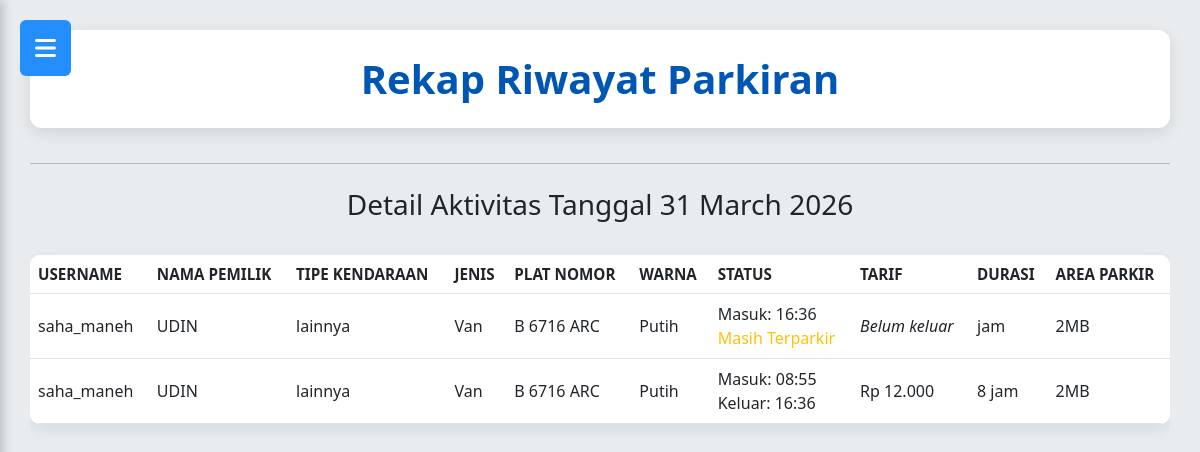
Page /rekap_transaksi_parkir.php (signed in) on the committed database.
### tables this page shows
CREATE TABLE `tb_transaksi` (
  `id_parkir` int(11) NOT NULL,
  `id_kendaraan` int(11) DEFAULT NULL,
  `plat_nomor` varchar(20) DEFAULT NULL,
  `plat_nomor_tamu` varchar(15) DEFAULT NULL,
  `waktu_masuk` datetime NOT NULL,
  `waktu_keluar` datetime DEFAULT NULL,
  `id_tarif` int(11) DEFAULT NULL,
  `durasi_jam` int(5) NOT NULL,
  `biaya_total` decimal(10,0) NOT NULL,
  `status` enum('masuk','keluar') NOT NULL,
  `id_user` int(11) DEFAULT NULL,
  `id_area` int(11) DEFAULT NULL,
  `jenis_transaksi` enum('user','tamu') NOT NULL DEFAULT 'user'
);

CREATE TABLE `tb_user` (
  `id_user` int(11) NOT NULL,
  `nama_lengkap` varchar(50) NOT NULL,
  `username` varchar(50) NOT NULL,
  `password` varchar(100) NOT NULL,
  `role` enum('admin','petugas','owner') NOT NULL,
  `status_aktif` tinyint(1) NOT NULL
);

CREATE TABLE `tb_kendaraan` (
  `id_kendaraan` int(11) NOT NULL,
  `plat_nomor` varchar(15) NOT NULL,
  `tipe_kendaraan` enum('motor','mobil','lainnya') NOT NULL,
  `jenis_kendaraan` varchar(20) NOT NULL,
  `warna` varchar(20) NOT NULL,
  `pemilik` varchar(100) NOT NULL,
  `id_user` int(11) NOT NULL
);

CREATE TABLE `tb_area_parkir` (
  `id_area` int(11) NOT NULL,
  `nama_area` varchar(50) NOT NULL,
  `tipe_kendaraan` enum('motor','mobil','lainnya') NOT NULL,
  `kapasitas` int(5) NOT NULL,
  `terisi` int(5) NOT NULL,
  `status_area_parkir` enum('penuh','tempat kosong masih tersedia','ditutup') NOT NULL
);

### rekap_transaksi_parkir.php (the view, shortened to what this page needs)
<?php
include 'koneksi_parkir.php';
$id_user = $_SESSION['id_user'];
$whereDate = "";
$params    = [$id_user];
$types     = "i";
$sql = "
SELECT
    t.id_parkir,
    t.waktu_masuk,
    t.waktu_keluar,
    t.durasi_jam,
    t.biaya_total,
    t.status,
    k.plat_nomor,
    k.tipe_kendaraan,
    k.jenis_kendaraan,
    k.warna,
    k.pemilik,
    a.nama_area,
    u.username
FROM tb_transaksi t
JOIN tb_kendaraan k ON t.id_kendaraan = k.id_kendaraan
JOIN tb_area_parkir a ON t.id_area = a.id_area
JOIN tb_user u ON t.id_user = u.id_user
WHERE t.id_user = ?
$whereDate
ORDER BY t.waktu_masuk DESC
";
$stmt = $conn->prepare($sql);
$stmt->bind_param($types, ...$params);
$stmt->execute();
$result = $stmt->get_result();
$rekap_per_tanggal = [];
while ($row = $result->fetch_assoc()) {
    $tanggal = date('Y-m-d', strtotime($row['waktu_masuk']));
    if ($row['status'] === 'keluar') {
        $durasi = (int)$row['durasi_jam'];
        $biaya  = (int)$row['biaya_total'];
    } else {
        $durasi = null;
        $biaya  = null;
    }
    $rekap_per_tanggal[$tanggal][] = [
        'username'        => $row['username'],
        'pemilik'         => $row['pemilik'],
        'tipe_kendaraan'  => $row['tipe_kendaraan'],
        'jenis_kendaraan' => $row['jenis_kendaraan'],
        'plat_nomor'      => $row['plat_nomor'],
        'warna'           => $row['warna'],
        'status'          => $row['status'],
        'waktu_masuk'     => $row['waktu_masuk'],
        'waktu_keluar'    => $row['waktu_keluar'],
        'durasi_jam'      => $durasi,
        'biaya_total'     => $biaya,
        'nama_area'       => $row['nama_area']
    ];
}
?>
<!DOCTYPE html>
<html lang="id">
<head>
    <link rel="stylesheet" href="desain_parkir.css">
    <link href="https://cdn.jsdelivr.net/npm/bootstrap@5.3.0/dist/css/bootstrap.min.css" rel="stylesheet">
    <link href="https://cdnjs.cloudflare.com/ajax/libs/font-awesome/6.4.2/css/all.min.css" rel="stylesheet">
</head>
<body>
<div class="wrapper">
    <?php include 'sidebar_parkiran.php'; ?>
    <main class="main-content">
        <header class="main-header">
            <h2>Rekap Riwayat Parkiran</h2>
        </header>
        <hr>
        <?php if (!empty($rekap_per_tanggal)): ?>
            <?php foreach ($rekap_per_tanggal as $tanggal => $data_harian): ?>
                <h3 class="mt-4">
                    Detail Aktivitas Tanggal
                    <?= date('d F Y', strtotime($tanggal)); ?>
                </h3>
                <div class="card-body">
                    <div class="table-responsive">
                        <table class="table table-hover align-middle">
                            <thead>
                                <tr>
                                    <th>Username</th>
                                    <th>Nama Pemilik</th>
                                    <th>Tipe Kendaraan</th>
                                    <th>Jenis</th>
                                    <th>Plat Nomor</th>
                                    <th>Warna</th>
                                    <th>Status</th>
                                    <th>Tarif</th>
                                    <th>Durasi</th>
                                    <th>Area Parkir</th>
                                </tr>
                            </thead>
                            <tbody>
                            <?php foreach ($data_harian as $row): ?>
                                <tr>
                                    <td><?= htmlspecialchars($row['username']) ?></td>
                                    <td><?= htmlspecialchars($row['pemilik']) ?></td>
                                    <td><?= htmlspecialchars($row['tipe_kendaraan']) ?></td>
                                    <td><?= htmlspecialchars($row['jenis_kendaraan']) ?></td>
                                    <td><?= htmlspecialchars($row['plat_nomor']) ?></td>
                                    <td><?= htmlspecialchars($row['warna']) ?></td>
                                    <td>
                                        <?php if ($row['status'] === 'masuk'): ?>
                                            Masuk: <?= date('H:i', strtotime($row['waktu_masuk'])) ?><br>
                                            <span class="text-warning">Masih Terparkir</span>
                                        <?php else: ?>
                                            Masuk: <?= date('H:i', strtotime($row['waktu_masuk'])) ?><br>
                                            Keluar: <?= date('H:i', strtotime($row['waktu_keluar'])) ?>
                                        <?php endif; ?>
                                    </td>
                                    <td>
                                        <?php if ($row['status'] === 'keluar'): ?>
                                            Rp <?= number_format($row['biaya_total'], 0, ',', '.') ?>
                                        <?php else: ?>
                                            <em>Belum keluar</em>
                                        <?php endif; ?>
                                    </td>
                                    <td><?= $row['durasi_jam'] ?> jam</td>
                                    <td><?= htmlspecialchars($row['nama_area']) ?></td>
                                </tr>
                            <?php endforeach; ?>
                            </tbody>
                        </table>
                    </div>
                </div>
            <?php endforeach; ?>
        <?php else: ?>
            <div class="alert alert-warning mt-4">
                Tidak ada riwayat parkir untuk akun ini.
            </div>
        <?php endif; ?>
    </main>
</div>
</body>
</html>

### desain_parkir.css (style rules this page uses)
body { font-family: 'Segoe UI', Tahoma, Geneva, Verdana, sans-serif; margin: 0; background-color: #e9ecef; color: #343a40; line-height: 1.6; display: flex; min-height: 100vh; }
.wrapper { display: flex; width: 100%; }
:root { --sidebar-width: 250px; }
.main-content { flex-grow: 1; padding: 30px; background-color: #e9ecef; overflow-x: hidden; transition: margin-left 0.3s ease; margin-left: 0 !important; }
.main-header { background-color: #ffffff; padding: 25px 35px; border-radius: 12px; box-shadow: 0 5px 15px rgba(0,0,0,0.1); margin-bottom: 35px; text-align: center; }
.main-header h2 { margin: 0; color: #0056b3; font-size: 2.5em; font-weight: 700; }
:root { --masuk-color: #28a745; --keluar-color: #ff6600; --terparkir-color: #ffc107; }
h2, h3 { color: #0056b3; text-align: center; margin-bottom: 20px; }
table { width: 100%; border-collapse: collapse; margin-top: 25px; box-shadow: 0 5px 15px rgba(0, 0, 0, 0.08); border-radius: 10px; overflow: hidden; background-color: #ffffff; }
th, td { border: 1px solid #e0e0e0; padding: 12px; text-align: left; }
th { background-color: #007bff; color: white; font-weight: bold; text-transform: uppercase; font-size: 0.95em; }
tr:nth-child(even) { background-color: #f8f8f8; }
hr { border: 0; border-top: 1px solid #e0e0e0; margin: 40px 0; }

### rows in the picture
tb_transaksi: waktu_masuk "31 March 2026", id_user.username "saha_maneh", id_kendaraan.pemilik "UDIN", id_kendaraan.tipe_kendaraan "lainnya", id_kendaraan.jenis_kendaraan "Van", id_kendaraan.plat_nomor "B 6716 ARC", id_kendaraan.warna "Putih", waktu_masuk "08:55", waktu_keluar "16:36", biaya_total "12.000", durasi_jam "8", id_area.nama_area "2MB"
tb_transaksi: id_user.username "saha_maneh", id_kendaraan.pemilik "UDIN", id_kendaraan.tipe_kendaraan "lainnya", id_kendaraan.jenis_kendaraan "Van", id_kendaraan.plat_nomor "B 6716 ARC", id_kendaraan.warna "Putih", waktu_masuk "16:36", status "Belum keluar", id_area.nama_area "2MB"
